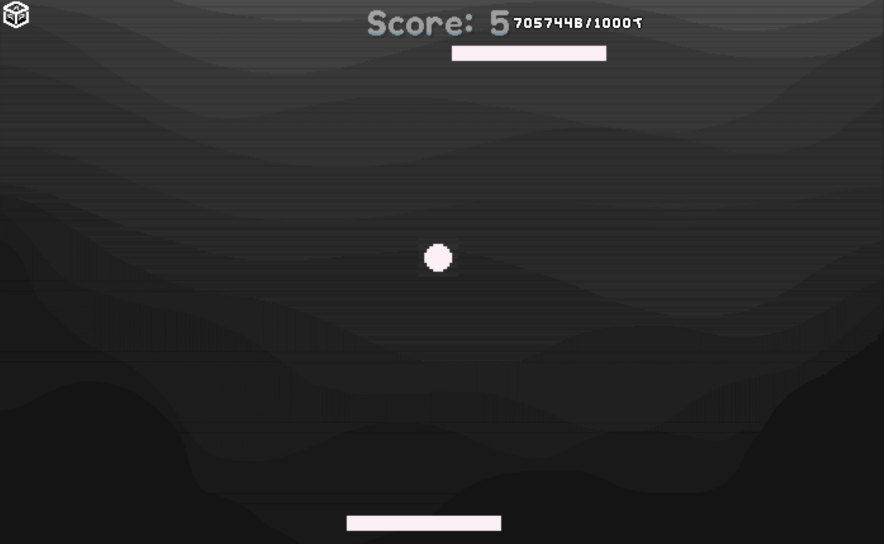
#> input picture images/test_idle.png, 2652 x 1632 px (shown at 1/3 size)
$ python -i play.py   (imports and definitions only)   (older library calls are emulated)
#> lines starting #> are read from the running program, lines starting #| are printed output that depends on the picture; after the words box and inside, x2 and y2 are one past the last pixel; in counts of white or black regions, pixels touching at a corner belong together
#> further down, picture is the input picture: shape (1632, 2652, 3); mean B, G, R 40.8, 40.7, 40.8
import time
import cv2
import os
import argparse
import numpy as np

# chose an implementation, depending on os
# [12 lines not run here, left out]


"""
With support from:
pythonprogramming.net - Python plays GTA V
https://www.pyimagesearch.com/2014/07/21/detecting-circles-images-using-opencv-hough-circles/
##########################################
https://www.ponggame.org/ requires flash
##########################################
"""

"""
AI logic:
Change with ai = 1, 2, 3 input below
SIMPLE:
Move player paddle to ball y-position
INT:
Move player paddle to predicted ball position
by direction vector
ADV:
Move player paddle to predicted ball position
by direction vector + reflection*
"""


# [194 lines left out: functions code_break, process_img, get_pong, get_objects_in_masked_region, get_paddles, simple_move_paddle and 3 more, not called in this run]


def get_play_area(img, bkgrnd=10):
#> called with bkgrnd = 10
    gray = cv2.cvtColor(img, cv2.COLOR_BGR2GRAY).astype("uint8")
    thresh = np.uint8((gray < bkgrnd) * 255)
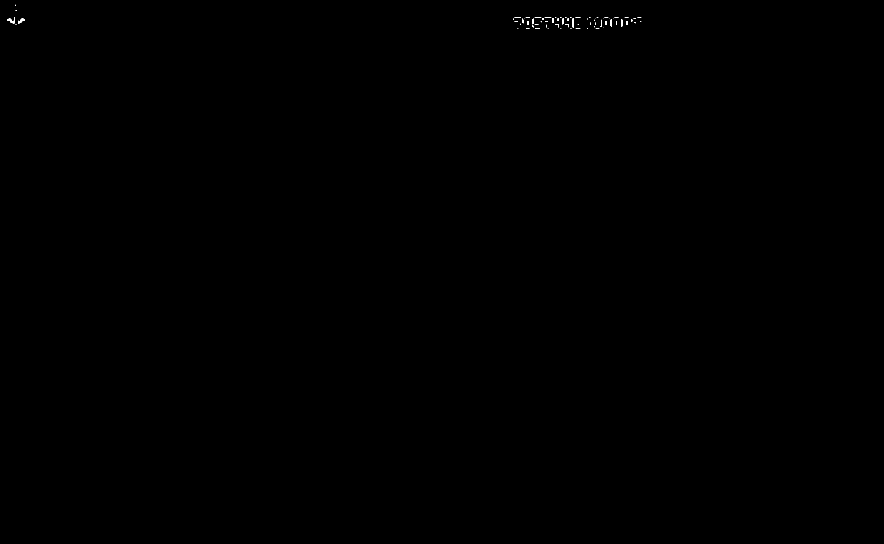
#> thresh: shape (1632, 2652) (shown at 1/3 size); 0.04% white; 70 white regions (47 under 20 px)
    contours, hierarchy = cv2.findContours(
        thresh, cv2.RETR_TREE, cv2.CHAIN_APPROX_SIMPLE
    )
#> contours = 70 contours, 55 with area under 20; largest, box (x1, y1, x2, y2) and area: (21, 51, 43, 71) 112, (54, 55, 75, 71) 108, (1718, 55, 1722, 83) 80, (1863, 59, 1867, 79) 57, (1832, 59, 1836, 79) 56
    c = max(contours, key=cv2.contourArea)
#> c = contour of 27 points, box (x1, y1, x2, y2) (21, 51, 43, 71), area 112
    x, y, w, h = cv2.boundingRect(c)
#> x = 21; y = 51; w = 22; h = 20
    return x, y, w, h


# [182 lines not run here, left out]

>>> import cv2
>>> picture = cv2.imread('images/test_idle.png')
>>> result = get_play_area(picture)
#> result = (21, 51, 22, 20)
